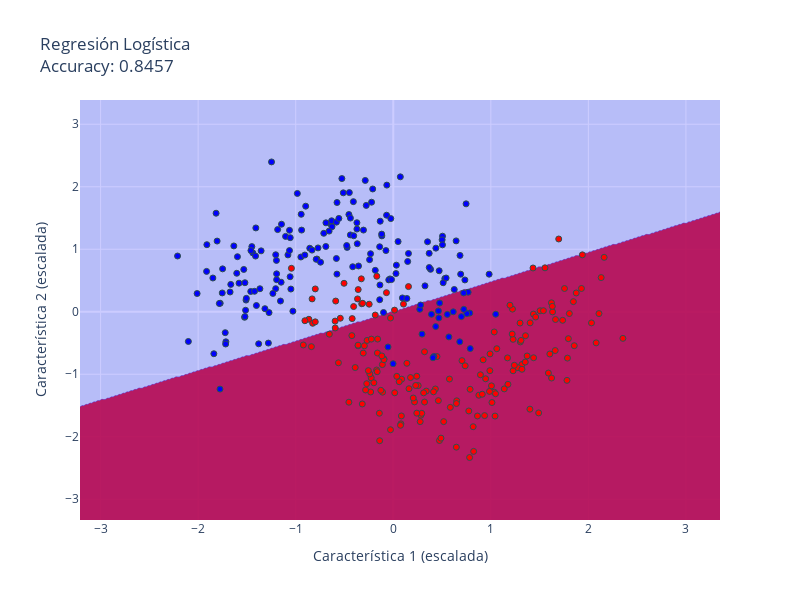

The code cell stored with this chart in its notebook:
### Markdown cell above
### 3.1. Regresión Logística (Modelo Base)

### Code cell
log_reg = LogisticRegression(random_state=42)
log_reg.fit(X_train, y_train)
fig = plot_decision_boundary(log_reg, X_train, y_train, 'Regresión Logística')
fig.show()

### Figure 1 — Plotly figure (JSON) as saved in the notebook; plotly's stock layout.template omitted (floating-point values rounded to 4 significant figures; data arrays with more than 128 entries replaced by an {"elided": "..."} marker saying what was removed)
{"data": [{"colorscale": [[0, "rgba(0,0,255,0.2)"], [1, "rgba(255,0,0,0.2)"]], "line": {"width": 0}, "showscale": false, "type": "contour", "x": {"elided": "329 float values"}, "y": {"elided": "337 float values"}, "z": {"elided": "337x329 int values"}}, {"marker": {"color": {"elided": "350 int values"}, "colorscale": [[0, "blue"], [1, "red"]], "line": {"color": "DarkSlateGrey", "width": 1}}, "mode": "markers", "showlegend": false, "type": "scatter", "x": {"elided": "350 float values"}, "y": {"elided": "350 float values"}}], "layout": {"height": 600, "title": {"text": "Regresión Logística<br>Accuracy: 0.8457"}, "width": 800, "xaxis": {"title": {"text": "Característica 1 (escalada)"}}, "yaxis": {"title": {"text": "Característica 2 (escalada)"}}}}
